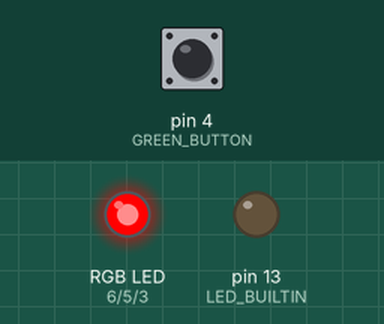
Recording of a sketch running on a simulated Arduino Uno, built with avr-gcc and run on an emulated ATmega328P. Shown: an RGB LED mixed from three pins (HIGH = lit), output pins drawn as LEDs (lit = HIGH). The test bench sets the inputs (shaded band); at power-on: pin 4 (GREEN_BUTTON) HIGH.

Above: at 1.2 s.
1.3 s: pin 4 (GREEN_BUTTON) pulled LOW for 0.15 s
At 2.4 s:
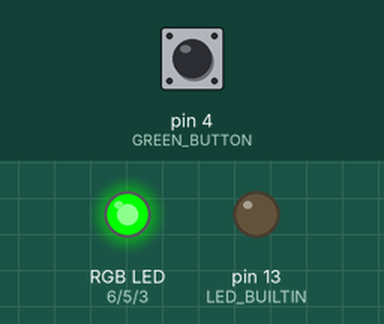
2.9 s: pin 4 (GREEN_BUTTON) pulled LOW for 1 s
At 3.6 s:
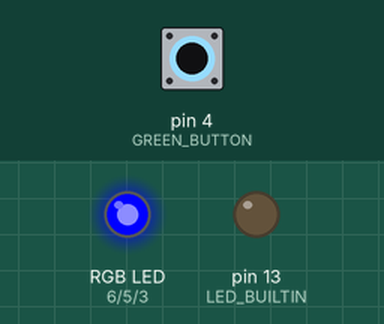
5.4 s: pin 4 (GREEN_BUTTON) pulled LOW for 3.2 s
At 6.7 s:
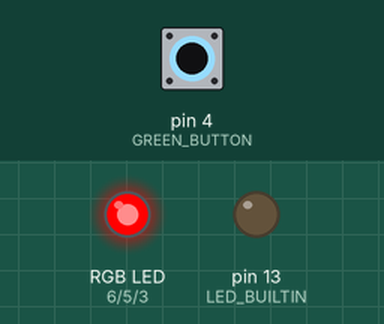
Timing chart, 0 to 8.4 s (numbered marks = the images above; inputs shaded):
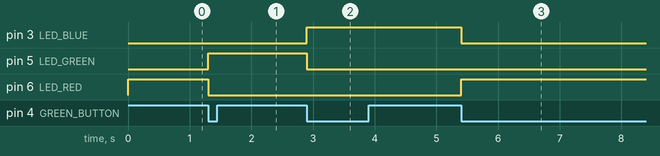

Measured:
- after the input at 1.3 s, pin 5 (LED_GREEN): LOW → HIGH at once; pin 6 (LED_RED): HIGH → LOW at once
- after the input at 2.9 s, pin 3 (LED_BLUE): LOW → HIGH at once; pin 5 (LED_GREEN): HIGH → LOW at once
- after the input at 5.4 s, pin 3 (LED_BLUE): HIGH → LOW at once; pin 6 (LED_RED): LOW → HIGH at once

The sketch:

kod01.ino
```cpp
#define LED_RED 6
#define LED_GREEN 5
#define LED_BLUE 3

#define RED_BUTTON 2
#define GREEN_BUTTON 4

int led[] = {LED_RED, LED_GREEN, LED_BLUE};

void initRGB()
{
    pinMode(LED_BUILTIN, OUTPUT);
    digitalWrite(LED_BUILTIN, LOW);

    pinMode(LED_RED, OUTPUT);
    digitalWrite(LED_RED, HIGH);

    pinMode(LED_GREEN, OUTPUT);
    digitalWrite(LED_GREEN, LOW);

    pinMode(LED_BLUE, OUTPUT);
    digitalWrite(LED_BLUE, LOW);
}

void initButtons()
{
    pinMode(RED_BUTTON, INPUT_PULLUP);
    pinMode(GREEN_BUTTON, INPUT_PULLUP);
}

bool isGreenButtonPressed()
{
    static int previous_reading = HIGH;
    int current_reading = digitalRead(GREEN_BUTTON);

    bool isPressed = false;
    if (previous_reading == HIGH && current_reading == LOW)
    {
        isPressed = true;
    }

    if (previous_reading != current_reading)
    {
        previous_reading = current_reading;
    }

    return isPressed;
}

void setup()
{
    initRGB();
    initButtons();
}

int led_index = 0;
void loop()
{
    if (isGreenButtonPressed())
    {
        digitalWrite(led[led_index], LOW);
        led_index = ++led_index % 3;
        digitalWrite(led[led_index], HIGH);
    }
}
```
